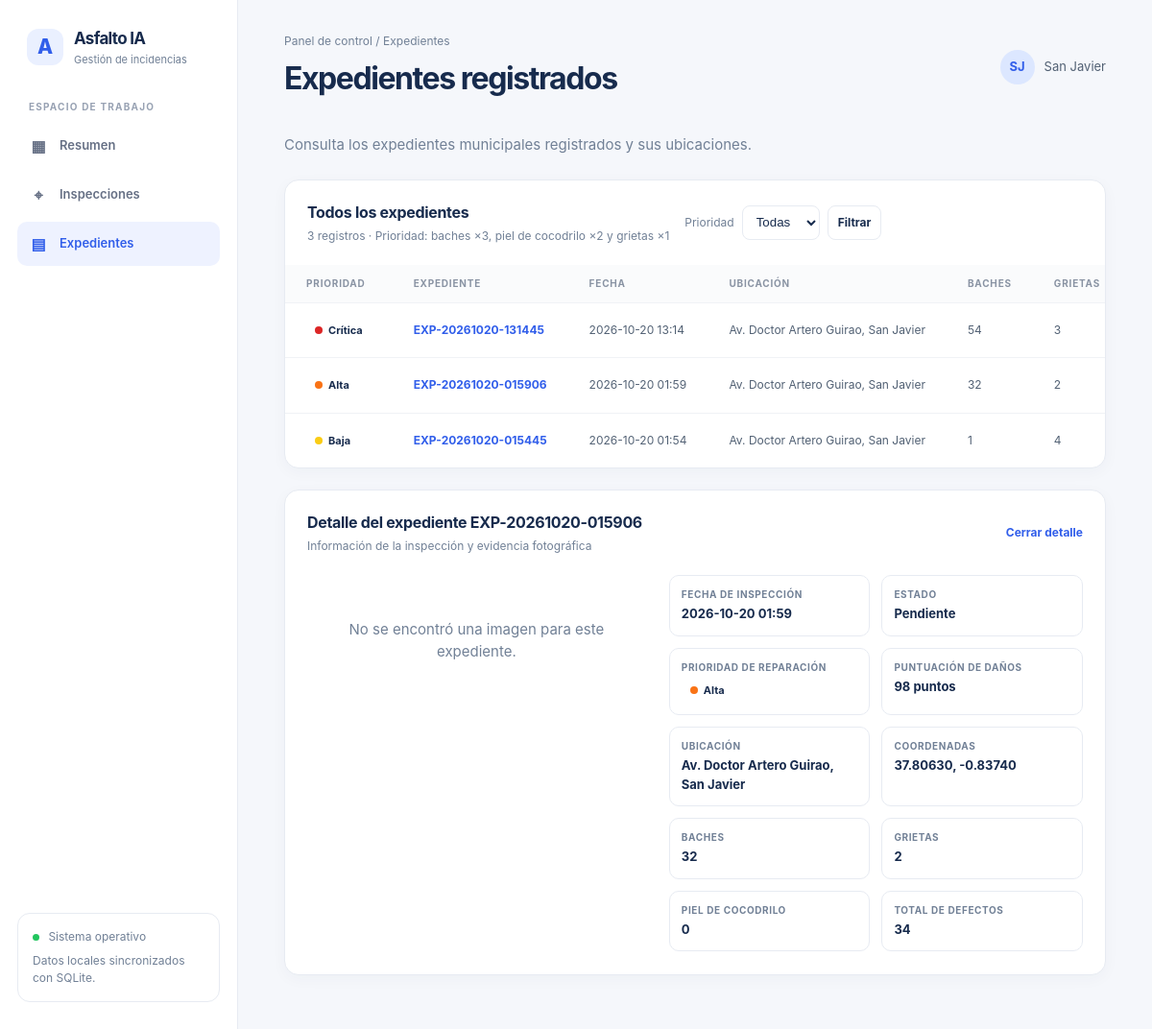
The app's page /?vista=expedientes&id=EXP-20261020-015906 with its own data.
### tables this page shows
CREATE TABLE expedientes (
            id TEXT PRIMARY KEY,
            fecha TEXT,
            ubicacion TEXT,
            lat REAL,
            lon REAL,
            baches INTEGER,
            grietas INTEGER,
            piel_cocodrilo INTEGER,
            total_defectos INTEGER,
            estado TEXT,
            imagen_path TEXT
        , imagen_original_path TEXT);

### app.py (the view, shortened to what this page needs)
@app.route("/")
def index():
    view = request.args.get("vista", "resumen")
    if view not in {"resumen", "inspecciones", "expedientes"}:
        view = "resumen"
    priority_filter = request.args.get("prioridad", "")
    if priority_filter not in PRIORITIES:
        priority_filter = ""
    selected_id = request.args.get("id", "")
    with sqlite3.connect(DB_PATH) as conn:
        conn.row_factory = sqlite3.Row
        summary = conn.execute(
            """
            SELECT
                COUNT(*) AS total,
                COALESCE(SUM(baches), 0) AS baches,
                COALESCE(SUM(grietas), 0) AS grietas,
                COALESCE(SUM(piel_cocodrilo), 0) AS piel_cocodrilo,
                COALESCE(SUM(CASE WHEN estado = 'Pendiente' THEN 1 ELSE 0 END), 0)
                    AS pendientes
            FROM expedientes
            """
        ).fetchone()
        incidencias = conn.execute(
            """
            SELECT id, fecha, ubicacion, total_defectos, estado
            FROM expedientes
            ORDER BY fecha DESC
            LIMIT 6
            """
        ).fetchall()
        expedientes = conn.execute(
            """
            SELECT id, fecha, ubicacion, lat, lon, baches, grietas,
                   piel_cocodrilo, total_defectos, estado, imagen_path,
                   imagen_original_path
            FROM expedientes
            """
        ).fetchall()
    records = []
    selected_expediente = None
    for expediente in expedientes:
        record = dict(expediente)
        record.update(get_priority(record))
        records.append(record)
        if record["id"] == selected_id:
            selected_expediente = record
    records.sort(key=lambda record: record["fecha"] or "", reverse=True)
    records.sort(key=lambda record: record["rank"])
    if priority_filter:
        records = [
            record
            for record in records
            if record["prioridad"] == priority_filter
        ]
    selected_image = None
    selected_image_is_original = False
    processed_image = None
    if view == "expedientes" and selected_expediente:
        original_path = selected_expediente["imagen_original_path"]
        has_original_image = bool(resolve_evidence_path(original_path))
        evidence_path = (
            original_path if has_original_image else selected_expediente["imagen_path"]
        )
        if resolve_evidence_path(evidence_path):
            selected_image = url_for(
                "expediente_image", expediente_id=selected_id, tipo="original"
            )
            selected_image_is_original = has_original_image
    map_points = [
        record
        for record in records
        if record["lat"] is not None and record["lon"] is not None
    ]
    return render_template(
        "index.html",
        view=view,
        summary=summary,
        incidencias=incidencias,
        expedientes=records,
        map_points=map_points,
        priority_filter=priority_filter,
        priorities=PRIORITIES,
        selected_expediente=selected_expediente,
        selected_image=selected_image,
        selected_image_is_original=selected_image_is_original,
        processed_image=processed_image,
    )

### app.py (called while the page is built)
def get_priority(expediente):
    if (expediente["estado"] or "").casefold() == "reparado":
        priority = "Baja"
        score = 0
    else:
        potholes = expediente["baches"] or 0
        cracks = expediente["grietas"] or 0
        alligator_cracks = expediente["piel_cocodrilo"] or 0
        score = potholes * 3 + alligator_cracks * 2 + cracks
        if score >= 100:
            priority = "Crítica"
        elif score >= 50:
            priority = "Alta"
        elif score >= 15:
            priority = "Media"
        else:
            priority = "Baja"
    return {
        "prioridad": priority,
        "priority_score": score,
        **PRIORITIES[priority],
    }

def resolve_evidence_path(stored_path):
    if not stored_path:
        return None
    path = Path(stored_path)
    if path.is_absolute():
        candidate = path
    elif path.parts and path.parts[0].casefold() == IMAGE_DIR.name.casefold():
        candidate = DB_PATH.parent / path
    else:
        candidate = IMAGE_DIR / path
    try:
        candidate = candidate.resolve()
        candidate.relative_to(IMAGE_DIR.resolve())
    except ValueError:
        return None
    return candidate if candidate.is_file() else None

### templates/index.html (shortened to what this page needs)
<!doctype html>
<html lang="es">
<head>
  <link rel="stylesheet" href="https://unpkg.com/leaflet@1.9.4/dist/leaflet.css">
  <link rel="stylesheet" href="https://unpkg.com/leaflet.markercluster@1.5.3/dist/MarkerCluster.css">
  <link rel="stylesheet" href="https://unpkg.com/leaflet.markercluster@1.5.3/dist/MarkerCluster.Default.css">
</head>
<body>
  <div class="layout">
    <aside class="sidebar">
      <div class="brand">
        <div class="brand-mark" aria-hidden="true">A</div>
        <div>
          <div class="brand-name">Asfalto IA</div>
          <div class="brand-subtitle">Gestión de incidencias</div>
        </div>
      </div>
      <div class="nav-label">Espacio de trabajo</div>
      <a class="nav-item{% if view == 'resumen' %} active{% endif %}" href="{{ url_for('index', vista='resumen') }}"{% if view == 'resumen' %} aria-current="page"{% endif %}><span class="nav-icon" aria-hidden="true">▦</span>Resumen</a>
      <a class="nav-item" href="{{ url_for('index', vista='inspecciones') }}"><span class="nav-icon" aria-hidden="true">⌖</span>Inspecciones</a>
      <a class="nav-item{% if view == 'expedientes' %} active{% endif %}" href="{{ url_for('index', vista='expedientes') }}"{% if view == 'expedientes' %} aria-current="page"{% endif %}><span class="nav-icon" aria-hidden="true">▤</span>Expedientes</a>
      <div class="sidebar-note">
        <span class="status-dot" aria-hidden="true"></span>
        Sistema operativo
        <div style="margin-top: 7px">Datos locales sincronizados con SQLite.</div>
      </div>
    </aside>
    <main>
      <header class="topbar">
        <div>
          <p class="eyebrow">Panel de control / {{ {"resumen": "Resumen", "inspecciones": "Inspecciones", "expedientes": "Expedientes"}[view] }}</p>
          <h1>{{ {"resumen": "Incidencias viarias", "inspecciones": "Inspecciones con IA", "expedientes": "Expedientes registrados"}[view] }}</h1>
        </div>
        <div class="user-chip"><div class="avatar" aria-hidden="true">SJ</div><span>San Javier</span></div>
      </header>
      {% if view == "resumen" %}
      <p class="welcome">Estado general de las inspecciones y daños registrados en la red viaria.</p>
      <section class="metrics" aria-label="Resumen de incidencias">
        <article class="card metric">
          <div class="metric-top"><span>Expedientes</span><span class="metric-icon" aria-hidden="true">▤</span></div>
          <strong class="metric-value">{{ summary.total }}</strong>
          <span class="metric-foot">Total registrados</span>
        </article>
        <article class="card metric">
          <div class="metric-top"><span>Pendientes</span><span class="metric-icon" aria-hidden="true">◷</span></div>
          <strong class="metric-value">{{ summary.pendientes }}</strong>
          <span class="metric-foot">Requieren seguimiento</span>
        </article>
        <article class="card metric">
          <div class="metric-top"><span>Baches detectados</span><span class="metric-icon" aria-hidden="true">⌁</span></div>
          <strong class="metric-value">{{ summary.baches }}</strong>
          <span class="metric-foot">Clasificación D40</span>
        </article>
        <article class="card metric">
          <div class="metric-top"><span>Otros defectos</span><span class="metric-icon" aria-hidden="true">⌖</span></div>
          <strong class="metric-value">{{ summary.grietas + summary.piel_cocodrilo }}</strong>
          <span class="metric-foot">Grietas y piel de cocodrilo</span>
        </article>
      </section>
      <section class="panel map-panel" aria-labelledby="map-heading">
        <div class="panel-heading">
          <div>
            <h2 id="map-heading">Mapa de expedientes</h2>
            <p class="panel-subtitle">Ubicación de las incidencias con coordenadas registradas</p>
            <div class="map-legend" aria-label="Leyenda de prioridad">
              {% for priority, style in priorities.items() %}
              <span class="priority-badge" style="--priority-color: {{ style.color }}"><span class="priority-dot" aria-hidden="true"></span>{{ priority }}</span>
              {% endfor %}
            </div>
          </div>
        </div>
        {% if map_points %}
        <div id="incident-map" role="application" aria-label="Mapa interactivo de expedientes"></div>
        {% else %}
        <div class="empty">
          <div class="empty-icon" aria-hidden="true">⌖</div>
          <strong>No hay expedientes con coordenadas</strong>
          <div>Cuando se registren ubicaciones, aparecerán en el mapa.</div>
        </div>
        {% endif %}
      </section>
      <section class="panel" aria-labelledby="recent-heading">
        <div class="panel-heading">
          <div>
            <h2 id="recent-heading">Expedientes recientes</h2>
            <p class="panel-subtitle">Últimas incidencias guardadas en el sistema</p>
          </div>
        </div>
        {% if incidencias %}
        <div class="table-wrap">
          <table>
            <thead>
              <tr><th>Expediente</th><th>Fecha</th><th>Ubicación</th><th>Defectos</th><th>Estado</th></tr>
            </thead>
            <tbody>
              {% for incidencia in incidencias %}
              <tr>
                <td><a class="table-link" href="{{ url_for('index', vista='expedientes', id=incidencia.id) }}">{{ incidencia.id }}</a></td>
                <td>{{ incidencia.fecha or "—" }}</td>
                <td>{{ incidencia.ubicacion or "Ubicación no especificada" }}</td>
                <td>{{ incidencia.total_defectos or 0 }}</td>
                <td><span class="badge{% if incidencia.estado == 'Reparado' %} done{% endif %}">{{ incidencia.estado or "Pendiente" }}</span></td>
              </tr>
              {% endfor %}
            </tbody>
          </table>
        </div>
        {% else %}
        <div class="empty">
          <div class="empty-icon" aria-hidden="true">⌖</div>
          <strong>Aún no hay expedientes</strong>
          <div>Cuando se registren nuevas inspecciones, aparecerán aquí.</div>
        </div>
        {% endif %}
      </section>
      {% else %}
      <p class="welcome">Consulta los expedientes municipales registrados y sus ubicaciones.</p>
      <section class="panel" aria-labelledby="records-heading">
        <div class="panel-heading">
          <div class="records-toolbar">
          <div>
            <h2 id="records-heading">Todos los expedientes</h2>
            <p class="panel-subtitle">{{ expedientes|length }} registros · Prioridad: baches ×3, piel de cocodrilo ×2 y grietas ×1</p>
          </div>
          <form class="priority-filter" method="get" action="{{ url_for('index') }}">
            <label for="priority-filter">Prioridad</label>
            <select id="priority-filter" name="prioridad">
              <option value="">Todas</option>
            </select>
            <button type="submit">Filtrar</button>
          </form>
          </div>
        </div>
        {% if expedientes %}
        <div class="table-wrap">
          <table>
            <thead>
              <tr><th>Prioridad</th><th>Expediente</th><th>Fecha</th><th>Ubicación</th><th>Baches</th><th>Grietas</th><th>Piel de cocodrilo</th><th>Total</th><th>Estado</th></tr>
            </thead>
            <tbody>
              {% for incidencia in expedientes %}
              <tr>
                <td><span class="priority-badge" style="--priority-color: {{ incidencia.color }}"><span class="priority-dot" aria-hidden="true"></span>{{ incidencia.prioridad }}</span></td>
                <td><a class="table-link" href="{{ url_for('index', vista='expedientes', id=incidencia.id, prioridad=priority_filter or none) }}">{{ incidencia.id }}</a></td>
                <td>{{ incidencia.fecha or "—" }}</td>
                <td>{{ incidencia.ubicacion or "Ubicación no especificada" }}</td>
                <td>{{ incidencia.baches or 0 }}</td>
                <td>{{ incidencia.grietas or 0 }}</td>
              </tr>
              {% endfor %}
            </tbody>
          </table>
        </div>
        {% else %}
        <div class="empty">Aún no hay expedientes guardados.</div>
        {% endif %}
      </section>
      {% if selected_expediente %}
      <section class="panel detail-panel" aria-labelledby="detail-heading">
        <div class="panel-heading">
          <div>
            <h2 id="detail-heading">Detalle del expediente {{ selected_expediente.id }}</h2>
            <p class="panel-subtitle">Información de la inspección y evidencia fotográfica</p>
          </div>
          <a class="detail-close" href="{{ url_for('index', vista='expedientes', prioridad=priority_filter or none) }}">Cerrar detalle</a>
        </div>
        <div class="detail-content">
          <div>
            {% if selected_image %}
            <img class="evidence-image" src="{{ selected_image }}" alt="Fotografía del expediente {{ selected_expediente.id }}">
            <p class="image-caption">{% if selected_image_is_original %}Fotografía original enviada para el análisis{% else %}Evidencia fotográfica guardada con el expediente{% endif %}</p>
            {% else %}
            <div class="empty">No se encontró una imagen para este expediente.</div>
            {% endif %}
          </div>
          <dl class="detail-grid">
            <div class="detail-item"><dt>Fecha de inspección</dt><dd>{{ selected_expediente.fecha or "—" }}</dd></div>
            <div class="detail-item"><dt>Estado</dt><dd>{{ selected_expediente.estado or "Pendiente" }}</dd></div>
            <div class="detail-item"><dt>Prioridad de reparación</dt><dd><span class="priority-badge" style="--priority-color: {{ selected_expediente.color }}"><span class="priority-dot" aria-hidden="true"></span>{{ selected_expediente.prioridad }}</span></dd></div>
            <div class="detail-item"><dt>Puntuación de daños</dt><dd>{{ selected_expediente.priority_score }} puntos</dd></div>
            <div class="detail-item"><dt>Ubicación</dt><dd>{{ selected_expediente.ubicacion or "No especificada" }}</dd></div>
            <div class="detail-item"><dt>Coordenadas</dt><dd>{% if selected_expediente.lat is not none and selected_expediente.lon is not none %}{{ "%.5f"|format(selected_expediente.lat) }}, {{ "%.5f"|format(selected_expediente.lon) }}{% else %}No registradas{% endif %}</dd></div>
            <div class="detail-item"><dt>Baches</dt><dd>{{ selected_expediente.baches or 0 }}</dd></div>
            <div class="detail-item"><dt>Grietas</dt><dd>{{ selected_expediente.grietas or 0 }}</dd></div>
            <div class="detail-item"><dt>Piel de cocodrilo</dt><dd>{{ selected_expediente.piel_cocodrilo or 0 }}</dd></div>
            <div class="detail-item"><dt>Total de defectos</dt><dd>{{ selected_expediente.total_defectos or 0 }}</dd></div>
          </dl>
        </div>
      </section>
      {% endif %}
      {% endif %}
    </main>
  </div>
</body>
</html>

### records on screen
expedientes: prioridad "Crítica", id "EXP-20261020-131445", fecha "2026-10-20 13:14", ubicacion "Av. Doctor Artero Guirao, San Javier", baches "54", grietas "3"
expedientes: prioridad "Alta", id "EXP-20261020-015906", fecha "2026-10-20 01:59", ubicacion "Av. Doctor Artero Guirao, San Javier", baches "32", grietas "2", estado "Pendiente", lat "37.80630", lon "-0.83740", piel_cocodrilo "0", total_defectos "34"
expedientes: prioridad "Baja", id "EXP-20261020-015445", fecha "2026-10-20 01:54", ubicacion "Av. Doctor Artero Guirao, San Javier", baches "1", grietas "4"

### other values on screen
{{ expedientes|length }} "3"
{{ selected_expediente.prioridad }} "Alta"
{{ selected_expediente.priority_score }} "98"
